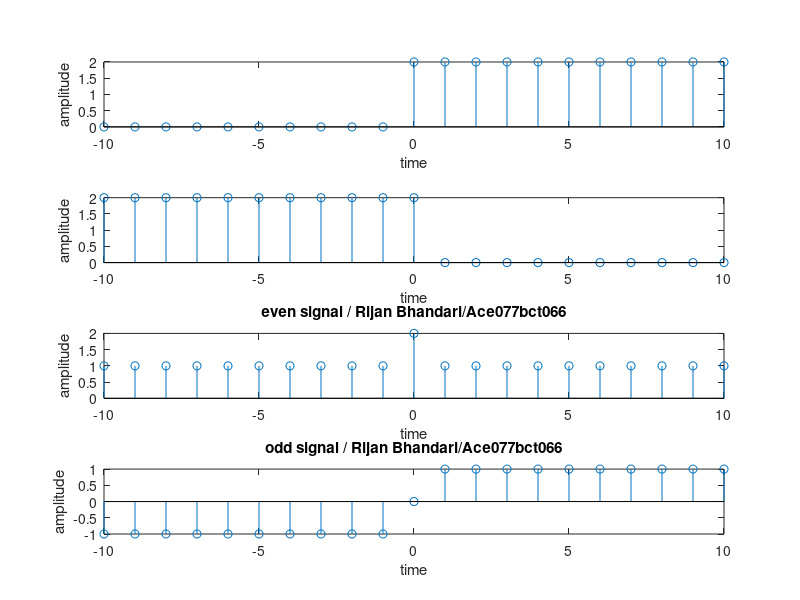

Reproduce this figure in MATLAB.
clc;
close all;
clear all;
N=10;
i=1;
for n=-N:N;
    if n<0
        x(i)=0;
    else
        x(i)=2;
    end;
    i=i+1;
end;
n=-N:N;
y=fliplr(x);
subplot(411)
stem(n,x);
xlabel('time');
ylabel('amplitude');

subplot(412);
stem(n,y);
xlabel('time');
ylabel('amplitude');
xeven=(x+y)/2;
xodd=(x-y)/2;
subplot(413);
stem(n,xeven);
xlabel('time');
ylabel('amplitude');
title('even signal / Rijan Bhandari/Ace077bct066');
subplot(414);
stem(n,xodd);
xlabel('time');
ylabel('amplitude');
title('odd signal / Rijan Bhandari/Ace077bct066');
